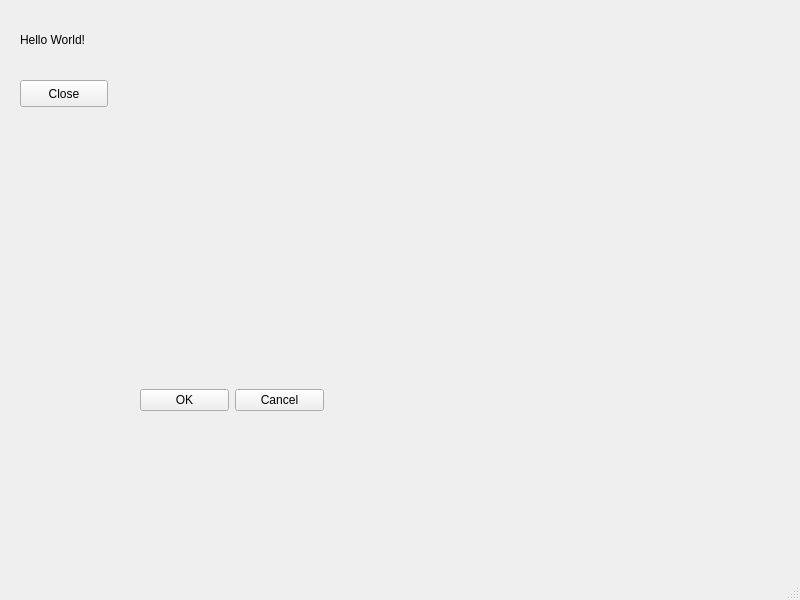
<?xml version="1.0" encoding="UTF-8"?>
<ui version="4.0">
 <class>MainWindow</class>
 <widget class="QMainWindow" name="MainWindow">
  <property name="geometry">
   <rect>
    <x>0</x>
    <y>0</y>
    <width>800</width>
    <height>600</height>
   </rect>
  </property>
  <property name="windowTitle">
   <string>MainWindow</string>
  </property>
  <widget class="QWidget" name="centralwidget">
   <widget class="QLabel" name="label">
    <property name="geometry">
     <rect>
      <x>20</x>
      <y>30</y>
      <width>101</width>
      <height>19</height>
     </rect>
    </property>
    <property name="text">
     <string>Hello World!</string>
    </property>
   </widget>
   <widget class="QPushButton" name="pushButton">
    <property name="geometry">
     <rect>
      <x>20</x>
      <y>80</y>
      <width>88</width>
      <height>27</height>
     </rect>
    </property>
    <property name="text">
     <string>Close</string>
    </property>
   </widget>
   <widget class="QWidget" name="horizontalLayoutWidget">
    <property name="geometry">
     <rect>
      <x>140</x>
      <y>360</y>
      <width>184</width>
      <height>80</height>
     </rect>
    </property>
    <layout class="QHBoxLayout" name="horizontalLayout">
     <item>
      <widget class="QPushButton" name="pushButton_3">
       <property name="text">
        <string>OK</string>
       </property>
      </widget>
     </item>
     <item>
      <widget class="QPushButton" name="pushButton_2">
       <property name="text">
        <string>Cancel</string>
       </property>
      </widget>
     </item>
    </layout>
   </widget>
  </widget>
  <widget class="QStatusBar" name="statusbar"/>
  <widget class="QMenuBar" name="menubar">
   <property name="geometry">
    <rect>
     <x>0</x>
     <y>0</y>
     <width>800</width>
     <height>24</height>
    </rect>
   </property>
  </widget>
 </widget>
 <resources/>
 <connections/>
</ui>
